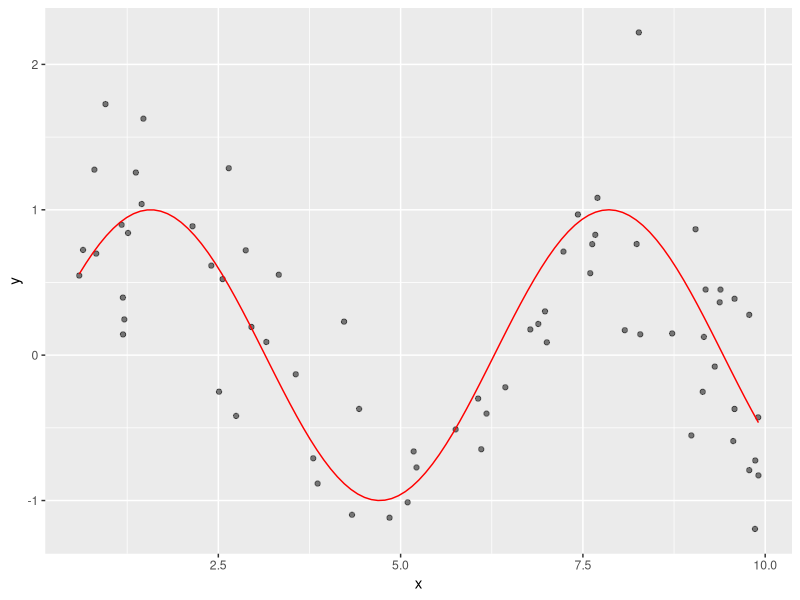
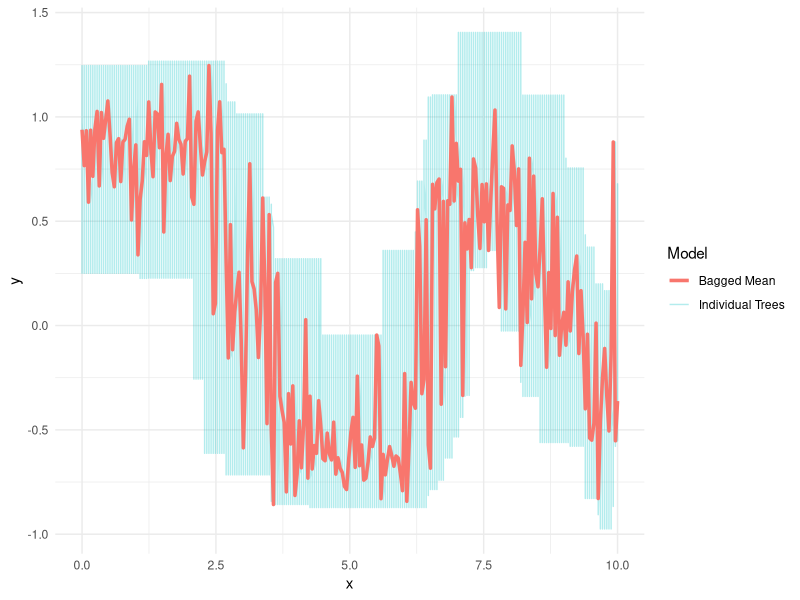

Recreate these plots in R, in order. (Note: this script raises an error after producing the figures.)
library(ggplot2)
library(rpart)

set.seed(6)
n <- 70
x <- runif(n, 0, 10)
y <- sin(x) + rnorm(n, sd=0.5)

data <- data.frame(x=x, y=y)

trees <- lapply(1:100, function(i) {
  samp <- sample(n, replace=TRUE)
  rpart(y ~ x, data=data[samp,], method="anova")
})

x_seq <- seq(0, 10, length.out=250)
preds <- sapply(trees, function(tree) predict(tree, newdata=data.frame(x=x_seq)))

mean_preds <- rowMeans(preds)

plot_df <- data.frame(x = rep(x_seq, each = 101), 
                      y = c(t(preds), mean_preds),
                      Model = factor(c(rep("Individual Trees", 100), "Bagged Mean")))

p1 <- ggplot(data, aes(x=x, y=y)) +
  geom_point(alpha=0.5) +
  stat_function(fun = sin, color = "red")

p2 <- ggplot(plot_df, aes(x=x, y=y, color=Model)) +
  geom_line(alpha=0.3) +
  geom_line(data = subset(plot_df, Model == "Bagged Mean"), size=1.2) +
  theme_minimal()

combined_plot <- grid.arrange(p1, p2, ncol=2)

ggsave("bagging-mean.png", plot = combined_plot, width = 16, height = 8, dpi = 300)
